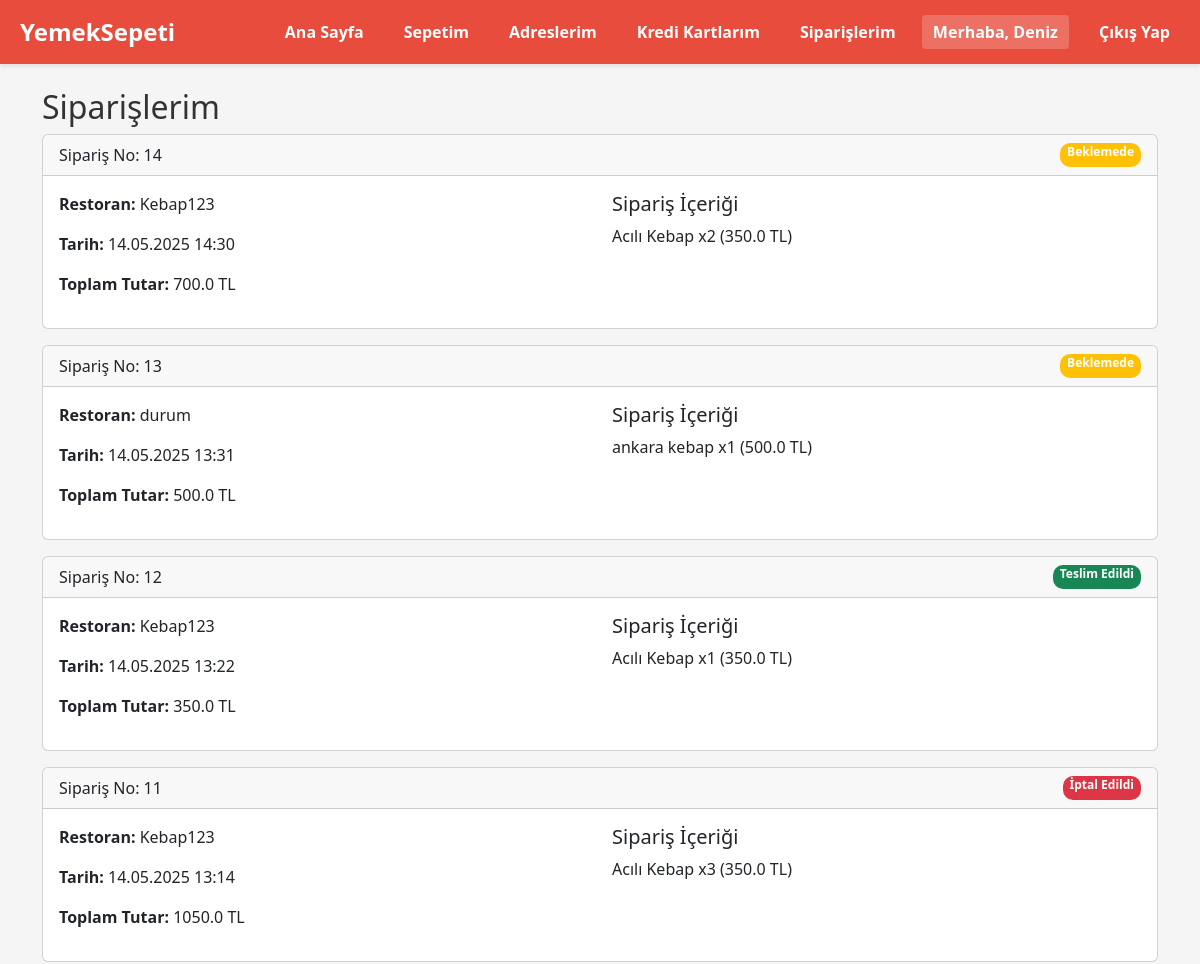
Before: /orders (signed in, upper part) with the older database file.
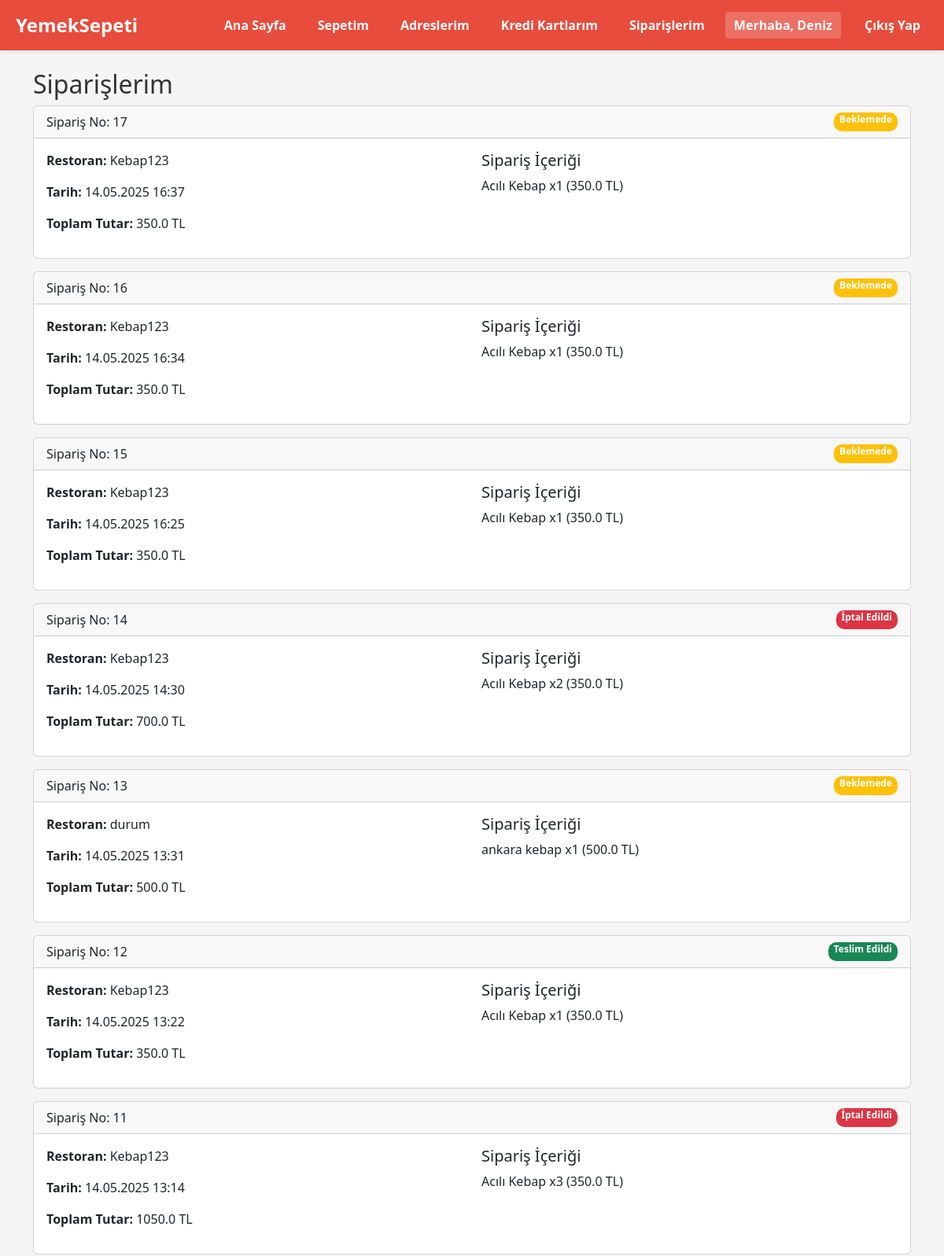
After: the same page with the newer database file.
### models.py (models this page shows, shortened)
class Order(db.Model):
    id = db.Column(db.Integer, primary_key=True)
    user_id = db.Column(db.Integer, db.ForeignKey('user.id'), nullable=False)
    restaurant_id = db.Column(db.Integer, db.ForeignKey('restaurant.id'), nullable=False)
    order_date = db.Column(db.DateTime, default=lambda: datetime.now(timezone.utc))
    status = db.Column(db.String(20), default='pending')  # pending, preparing, delivering, delivered, cancelled
    total_amount = db.Column(db.Float, nullable=False)
    delivery_address = db.Column(db.Text, nullable=False)
    user = db.relationship('User', foreign_keys=[user_id], backref='orders')
    restaurant = db.relationship('Restaurant', backref='orders')
    delivery_id = db.Column(db.Integer, db.ForeignKey('user.id'), nullable=True)
    delivery = db.relationship('User', foreign_keys=[delivery_id], backref='assigned_orders')

class Restaurant(db.Model):
    id = db.Column(db.Integer, primary_key=True)
    user_id = db.Column(db.Integer, db.ForeignKey('user.id'), nullable=False)
    restaurant_name = db.Column(db.String(100), nullable=False)
    cuisine_type = db.Column(db.String(50), nullable=False)
    tax_id = db.Column(db.String(20), unique=True, nullable=False)
    is_approved = db.Column(db.Boolean, default=False)
    rating = db.Column(db.Float, default=0.0)
    created_at = db.Column(db.DateTime, default=lambda: datetime.now(timezone.utc))
    image_path = db.Column(db.String(255), nullable=True, default='default_restaurant.png')

class OrderItem(db.Model):
    id = db.Column(db.Integer, primary_key=True)
    order_id = db.Column(db.Integer, db.ForeignKey('order.id'), nullable=False)
    menu_id = db.Column(db.Integer, db.ForeignKey('menu.id'), nullable=False)  # Changed from menu_item_id
    quantity = db.Column(db.Integer, nullable=False)
    price = db.Column(db.Float, nullable=False)
    order = db.relationship('Order', backref='items')
    menu_item = db.relationship('Menu')  # Changed from MenuItem to Menu

class Menu(db.Model):
    id = db.Column(db.Integer, primary_key=True)
    restaurant_id = db.Column(db.Integer, db.ForeignKey('restaurant.id'), nullable=False)
    item_name = db.Column(db.String(100), nullable=False)
    description = db.Column(db.Text, nullable=True)
    price = db.Column(db.Float, nullable=False)
    is_available = db.Column(db.Boolean, default=True)
    category = db.Column(db.String(50), nullable=False, default = "diğer")  # e.g., 'appetizer', 'main course', 'dessert'
    restaurant = db.relationship('Restaurant', backref='menu_items')

### app.py (the view)
@app.route("/orders")
@login_required
def user_orders():
    if session['user_type'] != 'user':
        flash('Bu sayfaya erişmek için müşteri hesabı gereklidir.', 'danger')
        return redirect(url_for('home'))
    orders = Order.query.filter_by(user_id=session['user_id']) \
        .order_by(Order.order_date.desc()) \
        .all()
    return render_template("user_orders.html", orders=orders)

### app.py (called while the page is built)
def login_required(f):
    @wraps(f)
    def decorated_function(*args, **kwargs):
        if 'logged_in' not in session:
            flash('Bu sayfaya erişmek için giriş yapmalısınız', 'danger')
            return redirect(url_for('login'))
        return f(*args, **kwargs)
    return decorated_function

def status_color(status):
    return {
        'pending': 'warning',
        'preparing': 'info',
        'on_delivery': 'primary',
        'delivered': 'success',
        'cancelled': 'danger'
    }.get(status, 'secondary')

def status_text(status):
    return {
        'pending': 'Beklemede',
        'preparing': 'Hazırlanıyor',
        'on_delivery': 'Yolda',
        'delivered': 'Teslim Edildi',
        'cancelled': 'İptal Edildi'
    }.get(status, 'Yolda')

### templates/user_orders.html
{% extends "base.html" %}
{% block content %}
<div class="container mt-4">
    <h2>Siparişlerim</h2>
    {% if orders %}
        <div class="row">
            {% for order in orders %}
            <div class="col-md-12 mb-3">
                <div class="card">
                    <div class="card-header d-flex justify-content-between">
                        <span>Sipariş No: {{ order.id }}</span>
                        <span class="badge bg-{{ status_color(order.status) }}">
                            {{ status_text(order.status) }}
                        </span>
                    </div>
                    <div class="card-body">
                        <div class="row">
                            <div class="col-md-6">
                                <p><strong>Restoran:</strong> {{ order.restaurant.restaurant_name }}</p>
                                <p><strong>Tarih:</strong> {{ order.order_date.strftime('%d.%m.%Y %H:%M') }}</p>
                                <p><strong>Toplam Tutar:</strong> {{ order.total_amount }} TL</p>
                            </div>
                            <div class="col-md-6">
                                <h5>Sipariş İçeriği</h5>
                                <ul class="list-unstyled">
                                    {% for item in order.items %}
                                    <li>
                                        {{ item.menu_item.item_name }}
                                        x{{ item.quantity }}
                                        ({{ item.price }} TL)
                                    </li>
                                    {% endfor %}
                                </ul>
                            </div>
                        </div>
                    </div>
                </div>
            </div>
            {% endfor %}
        </div>
    {% else %}
        <div class="alert alert-info">Henüz hiç siparişiniz bulunmamaktadır.</div>
    {% endif %}
</div>
{% endblock %}

Changed rows visible on the page:
added Order: id "17", status "Beklemede", restaurant.restaurant_name "Kebap123", order_date "14.05.2025 16:37", total_amount "350.0"
added OrderItem: menu_item.item_name "Acılı Kebap", quantity "1", price "350.0", shown under "17"
added Order: id "16", status "Beklemede", restaurant.restaurant_name "Kebap123", order_date "14.05.2025 16:34", total_amount "350.0"
added OrderItem: menu_item.item_name "Acılı Kebap", quantity "1", price "350.0", shown under "16"
added Order: id "15", status "Beklemede", restaurant.restaurant_name "Kebap123", order_date "14.05.2025 16:25", total_amount "350.0"
added OrderItem: menu_item.item_name "Acılı Kebap", quantity "1", price "350.0", shown under "15"
changed Order id 14: status "Beklemede" → "İptal Edildi"
